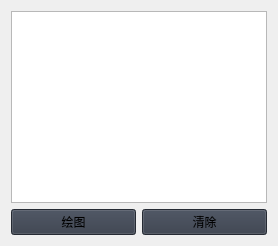
                     <widget class="QWidget" name="computer_info">
                      <layout class="QVBoxLayout" name="verticalLayout_22">
                       <item>
                        <layout class="QVBoxLayout" name="verticalLayout_21">
                         <item>
                          <widget class="QGraphicsView" name="graphicsView"/>
                         </item>
                         <item>
                          <layout class="QHBoxLayout" name="horizontalLayout_6">
                           <item>
                            <widget class="QPushButton" name="computer_info_start">
                             <property name="layoutDirection">
                              <enum>Qt::LeftToRight</enum>
                             </property>
                             <property name="autoFillBackground">
                              <bool>false</bool>
                             </property>
                             <property name="styleSheet">
                              <string notr="true">background-color: rgb(52, 59, 72);</string>
                             </property>
                             <property name="text">
                              <string>绘图</string>
                             </property>
                            </widget>
                           </item>
                           <item>
                            <widget class="QPushButton" name="computer_info_clear">
                             <property name="layoutDirection">
                              <enum>Qt::LeftToRight</enum>
                             </property>
                             <property name="autoFillBackground">
                              <bool>false</bool>
                             </property>
                             <property name="styleSheet">
                              <string notr="true">background-color: rgb(52, 59, 72);</string>
                             </property>
                             <property name="text">
                              <string>清除</string>
                             </property>
                            </widget>
                           </item>
                          </layout>
                         </item>
                        </layout>
                       </item>
                      </layout>
                     </widget>
